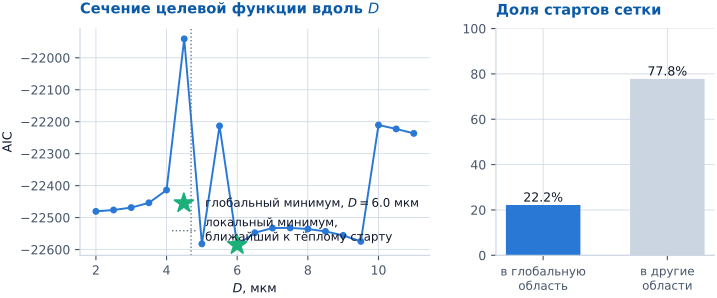

Reproduce this figure in Python.
# -*- coding: utf-8 -*-
"""Рис. 7.2 -- множественные локальные минимумы и доля стартов, достигающих
глобального.

ВИЗУАЛИЗАЦИЯ УЖЕ ПОСЧИТАННЫХ ЧИСЕЛ (не новый расчёт): левая панель -- реальное
сечение целевой функции (AIC) вдоль диаметра D при остальных параметрах,
оптимизированных на каждом шаге сетки (профильное правдоподобие), из готового
артефакта research/results/identifiability/identifiability.json, поле
profile_Dscan (тот же расчёт используется в §9 для другой иллюстрации --
идентифицируемости). Правая панель -- доля успешных стартов 22.2%, число из
research/SYNTHESIS.md / BRIEF_FOR_D_teaching_ladder.md §8.1 (уже посчитано в
проекте, здесь только отрисовано).
"""

import json
import sys
from pathlib import Path

REPO = Path(__file__).resolve().parents[4]
sys.path.insert(0, str(REPO))

import numpy as np

import pstyle as ps
import matplotlib.pyplot as plt

ART = REPO / "research" / "results" / "identifiability" / "identifiability.json"
d = json.loads(ART.read_text(encoding="utf-8"))
scan = d["profile_Dscan"]
D = np.array([p["D_um"] for p in scan])
aic = np.array([p["aic"] for p in scan])
d_best = d["profile_min_D"]

fig, (axL, axR) = plt.subplots(1, 2, figsize=(7.4, 3.2), gridspec_kw={"width_ratios": [1.6, 1]})

axL.plot(D, aic, "-o", color=ps.S1, ms=4, lw=1.4)
i_best = int(np.argmin(aic))
axL.plot([D[i_best]], [aic[i_best]], "*", color=ps.S3, ms=15, zorder=5,
         label=f"глобальный минимум, $D={D[i_best]:.1f}$ мкм")
axL.axvline(4.694, color=ps.REF, lw=1.0, ls=":", label="локальный минимум,\nближайший к тёплому старту")
ps.finish(axL, title="Сечение целевой функции вдоль $D$",
          xlabel=r"$D$, мкм", ylabel="AIC", legend="lower right")

frac = 22.2
axR.bar([0, 1], [frac, 100 - frac], color=[ps.S1, ps.GRID], width=0.6)
axR.set_xticks([0, 1])
axR.set_xticklabels(["в глобальную\nобласть", "в другие\nобласти"], fontsize=8.5)
for xi, v in zip([0, 1], [frac, 100 - frac]):
    axR.text(xi, v + 1.5, f"{v:.1f}%", ha="center", fontsize=9, color=ps.INK)
axR.set_ylim(0, 100)
ps.finish(axR, title="Доля стартов сетки")

fig.tight_layout(w_pad=2.6)
ps.save(fig, "fig07_basins")
